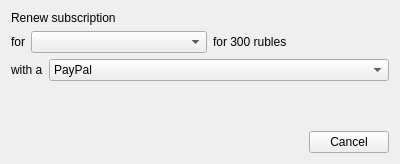
<?xml version="1.0" encoding="UTF-8"?>
<ui version="4.0">
 <class>RenewSubscriptionDialog</class>
 <widget class="QWidget" name="RenewSubscriptionDialog">
  <property name="geometry">
   <rect>
    <x>0</x>
    <y>0</y>
    <width>400</width>
    <height>164</height>
   </rect>
  </property>
  <property name="minimumSize">
   <size>
    <width>400</width>
    <height>0</height>
   </size>
  </property>
  <property name="windowTitle">
   <string>Renew subscription</string>
  </property>
  <layout class="QVBoxLayout" name="verticalLayout">
   <item>
    <widget class="QStackedWidget" name="stackedWidget">
     <property name="currentIndex">
      <number>0</number>
     </property>
     <widget class="QWidget" name="settingsPage">
      <layout class="QVBoxLayout" name="verticalLayout_2">
       <property name="leftMargin">
        <number>0</number>
       </property>
       <property name="topMargin">
        <number>0</number>
       </property>
       <property name="rightMargin">
        <number>0</number>
       </property>
       <property name="bottomMargin">
        <number>0</number>
       </property>
       <item>
        <widget class="QLabel" name="label">
         <property name="text">
          <string>Renew subscription</string>
         </property>
        </widget>
       </item>
       <item>
        <layout class="QHBoxLayout" name="horizontalLayout">
         <item>
          <widget class="QLabel" name="durationLabel">
           <property name="sizePolicy">
            <sizepolicy hsizetype="Maximum" vsizetype="Preferred">
             <horstretch>0</horstretch>
             <verstretch>0</verstretch>
            </sizepolicy>
           </property>
           <property name="text">
            <string>for</string>
           </property>
          </widget>
         </item>
         <item>
          <widget class="QComboBox" name="duration"/>
         </item>
         <item>
          <widget class="QLabel" name="payment">
           <property name="text">
            <string>for 300 rubles</string>
           </property>
          </widget>
         </item>
        </layout>
       </item>
       <item>
        <layout class="QHBoxLayout" name="horizontalLayout_2">
         <item>
          <widget class="QLabel" name="paymentTypeLabel">
           <property name="sizePolicy">
            <sizepolicy hsizetype="Maximum" vsizetype="Preferred">
             <horstretch>0</horstretch>
             <verstretch>0</verstretch>
            </sizepolicy>
           </property>
           <property name="text">
            <string>with a</string>
           </property>
          </widget>
         </item>
         <item>
          <widget class="QComboBox" name="paymentType">
           <item>
            <property name="text">
             <string>PayPal</string>
            </property>
           </item>
           <item>
            <property name="text">
             <string>Bank card</string>
            </property>
           </item>
           <item>
            <property name="text">
             <string>Yandex money</string>
            </property>
           </item>
          </widget>
         </item>
        </layout>
       </item>
      </layout>
     </widget>
     <widget class="QWidget" name="thanksPage">
      <layout class="QHBoxLayout" name="horizontalLayout_3">
       <item>
        <widget class="QLabel" name="label_3">
         <property name="text">
          <string>Thanks! Your subscription is active until </string>
         </property>
         <property name="alignment">
          <set>Qt::AlignCenter</set>
         </property>
        </widget>
       </item>
       <item>
        <widget class="QLabel" name="subscriptionDate">
         <property name="text">
          <string>22.17.2010</string>
         </property>
        </widget>
       </item>
      </layout>
     </widget>
    </widget>
   </item>
   <item>
    <spacer name="verticalSpacer">
     <property name="orientation">
      <enum>Qt::Vertical</enum>
     </property>
     <property name="sizeHint" stdset="0">
      <size>
       <width>20</width>
       <height>40</height>
      </size>
     </property>
    </spacer>
   </item>
   <item>
    <widget class="QDialogButtonBox" name="buttonBox">
     <property name="standardButtons">
      <set>QDialogButtonBox::Cancel</set>
     </property>
    </widget>
   </item>
  </layout>
 </widget>
 <resources/>
 <connections/>
</ui>
